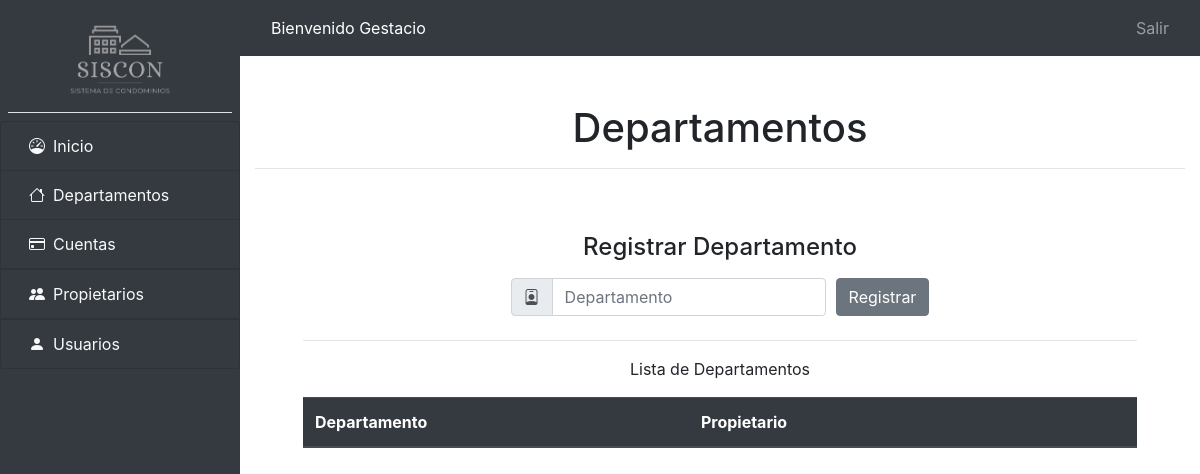
Before: /departamentos/departamentos.php (signed in) with the older database file.
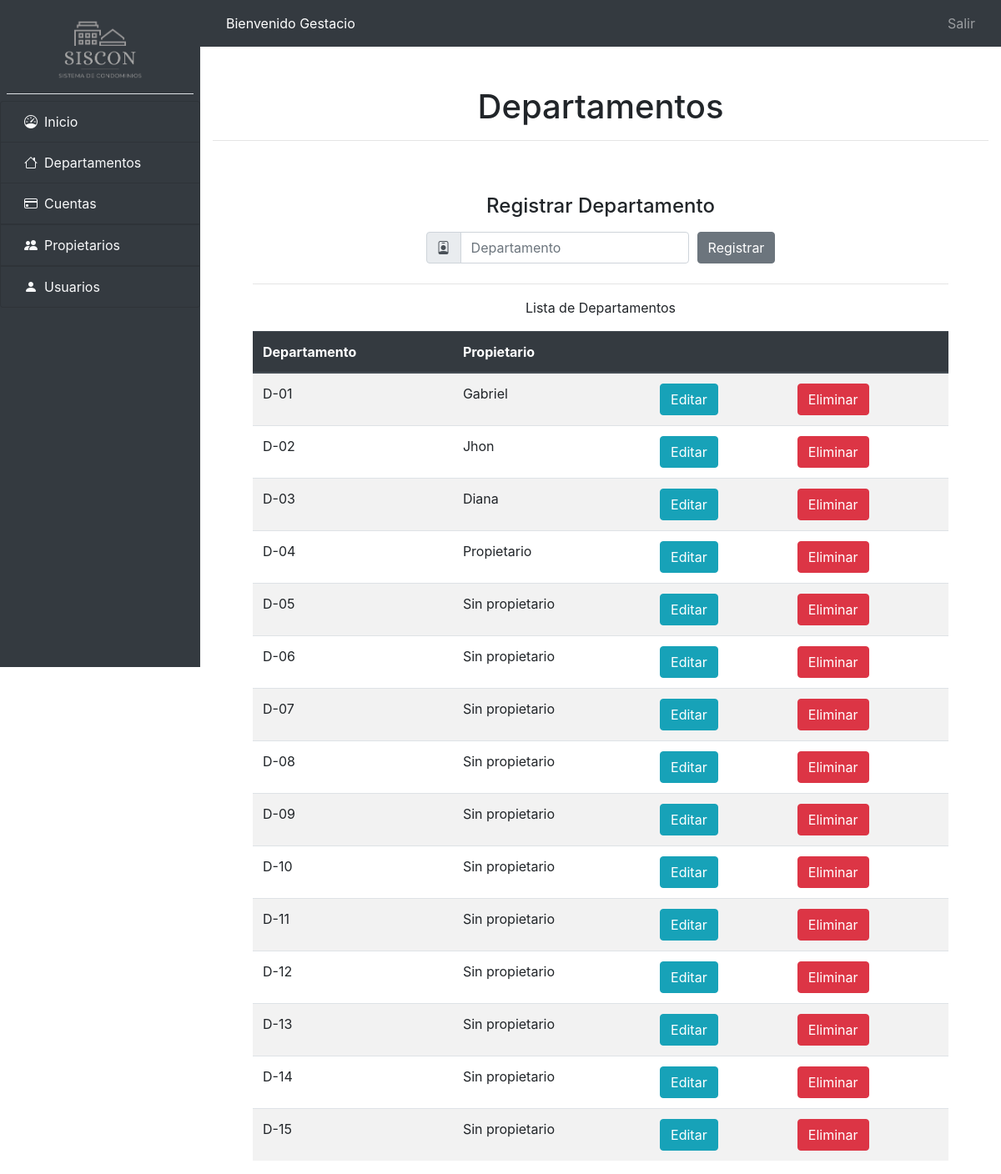
After: the same page with the newer database file.
### tables this page shows
CREATE TABLE `departamentos` (
  `id` int(11) NOT NULL,
  `departamento` varchar(50) NOT NULL,
  `fecha_creacion` date NOT NULL DEFAULT current_timestamp()
);

CREATE TABLE `propietarios` (
  `id` int(11) NOT NULL,
  `nombre` varchar(200) NOT NULL,
  `apellido` varchar(200) NOT NULL,
  `usuario` varchar(200) NOT NULL,
  `contraseña` varchar(200) NOT NULL,
  `id_departamento` int(11) NOT NULL,
  `fcreacion` date NOT NULL DEFAULT current_timestamp()
);

### Conexion.php (called while the page is built, shortened)
<?php
class Conexion
{
    public function conectar()
    {
        $servidor = 'localhost';
        $nombre_bd = 'siscon';
        $usuario = 'root';
        $password = '';
        $opciones = array(PDO::MYSQL_ATTR_INIT_COMMAND => 'SET NAMES utf8');
        try {
            $this->conexion = new PDO("mysql:host=" . $servidor . "; dbname=" . $nombre_bd, $usuario, $password, $opciones);
            return $this->conexion;
        } catch (Exception $e) {
            die("El error de Conexión es: " . $e->getMessage());
        }
    }
    public function selectAll($consulta)
    {
        $this->conexion = $this->conectar();
        $resultado = $this->conexion->prepare($consulta);
        $resultado->execute();
        return $resultado->fetchAll(PDO::FETCH_ASSOC);
    }
}
$conexion = new Conexion();

### departamentos/select_departamentos.php (called while the page is built)
<?php
$consulta = "SELECT * FROM `departamentos`";
$departamentos = $conexion->selectAll($consulta);
$consulta = "SELECT * FROM `departamentos` WHERE id not in (SELECT id_departamento FROM propietarios)";
$departamentos_x_propietario = $conexion->selectAll($consulta);

### departamentos/select_propietarios.php (called while the page is built)
<?php
$consulta = "SELECT * FROM propietarios INNER JOIN departamentos ON departamentos.id = propietarios.id_departamento";
$propietarios = $conexion->selectAll($consulta);

### departamentos/departamentos.php (the view, shortened to what this page needs)
<?php include_once('../header.php') ?>
<?php include_once('select_propietarios.php') ?>
<?php include_once('select_departamentos.php') ?>
<div class="container">
    <div class="">
        <h4 class="pb-2 text-center">Registrar Departamento</h4>
        <div class="row justify-content-center">
                <form action="insert_departamento.php" method="POST">
                    <div class="form-row align-items-center">
                        <div class="col-auto">
                            <div class="input-group mb-2">
                                <div class="input-group-prepend">
                                    <div class="input-group-text"><i class="bi bi-person-badge"></i></div>
                                </div>
                                <input type="text" class="form-control" placeholder="Departamento" name="departamento" required autofocus>
                            </div>
                        </div>
                        <div class="col-auto">
                            <button type="submit" class="btn btn-secondary mb-2">Registrar</button>
                        </div>
                    </div>
                </form>
            </div>
            <div class="container px-5 my-3">
                <hr>
                <p class="text-center">Lista de Departamentos</p>
                <table class="table table-striped">
                    <thead class="thead-dark">
                        <tr>
                            <th scope="col">Departamento</th>
                            <th scope="col">Propietario</th>
                            <th scope="col"></th>
                            <th scope="col"></th>
                        </tr>
                    </thead>
                    <tbody>
                        <?php for ($i=0; $i < count($departamentos); $i++) { ?>
                            <tr>
                                <td><?php echo $departamentos[$i]['departamento'] ?></td>
                                <td><?php echo boolval($i < count($propietarios)) ? $propietarios[$i]['nombre'] : "Sin propietario" ?></td>
                                <td><button class="btn btn-info">Editar</button></td>
                                <td><button class="btn btn-danger">Eliminar</button></td>
                            </tr>
                        <?php } ?>
                    </tbody>
                </table>
            </div>
        </div>
    </div>
</div>
<?php include_once('../footer.php'); ?>

Changed rows visible on the page:
added departamentos: departamento "D-01"
added propietarios: nombre "Gabriel"
added departamentos: departamento "D-02"
added propietarios: nombre "Jhon"
added departamentos: departamento "D-03"
added propietarios: nombre "Diana"
added departamentos: departamento "D-04"
added propietarios: nombre "Propietario"
added departamentos: departamento "D-05", shows "Sin propietario"
added departamentos: departamento "D-06", shows "Sin propietario"
added departamentos: departamento "D-07", shows "Sin propietario"
added departamentos: departamento "D-08", shows "Sin propietario"
added departamentos: departamento "D-09", shows "Sin propietario"
added departamentos: departamento "D-10", shows "Sin propietario"
added departamentos: departamento "D-11", shows "Sin propietario"
added departamentos: departamento "D-12", shows "Sin propietario"
added departamentos: departamento "D-13", shows "Sin propietario"
added departamentos: departamento "D-14", shows "Sin propietario"
added departamentos: departamento "D-15", shows "Sin propietario"
